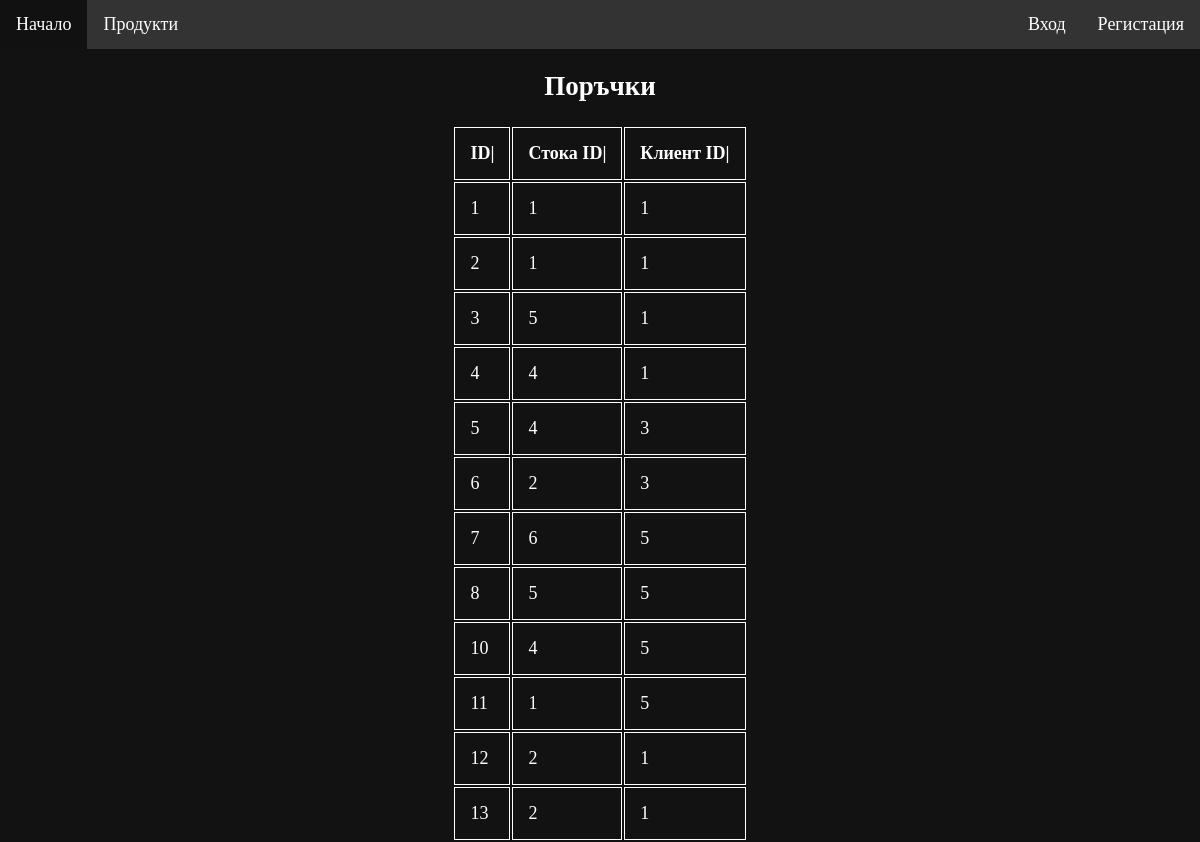
/orders.php, run on the app's committed database.
### tables this page shows
CREATE TABLE `orders` (
  `id` int(11) NOT NULL AUTO_INCREMENT,
  `date` timestamp NOT NULL DEFAULT current_timestamp(),
  `client_id` int(11) NOT NULL,
  `good_id` int(11) NOT NULL,
  PRIMARY KEY (`id`)
);

### orders.php (the view, shortened to what this page needs)
<!DOCTYPE html>
<html lang="en">
<head>
    <link rel="stylesheet" href="site.css" type="text/css" />
</head>
<body>
    <div id="main">
        <?php include "menu.php" ?>
        <div id="content">
            <center>
                <h2>Поръчки</h2>
                <table>
			<tr>
			    <th>ID|</th>
                            <th>Стока ID|</th>
                            <th>Клиент ID|</th>
			</tr>
                        <?php
                        include "db.php";
                        $query = "SELECT *
                        FROM orders";
                        if($result= mysqli_query($link,$query)){
                            while($row = mysqli_fetch_assoc($result)){
                                ?>
                        <tr>
                            <td><?php echo $row['id'];?></td>
                            <td><?php echo $row['good_id'];?></td>
                            <td><?php echo $row['client_id'];?></td>
                        </tr>
                    <?php
                        }
                        }
                        else{
                            ?>
                    <tr>
                        <td colspan='5' align='center'>Няма записи</td>
                    </tr>
                    <?php
			}
                    ?>
                </table>
            </center>
        </div>
    </div>
</body>
</html>

### site.css (style rules this page uses)
body { background-color: #121212; font-size: 18px; margin: 0; padding: 0; color: white; }
th, td { padding: 15px; text-align: centre; border: 1px solid; }

### data on the page
orders: id "1", good "1", client "1"
orders: id "2", good "1", client "1"
orders: id "3", good "5", client "1"
orders: id "4", good "4", client "1"
orders: id "5", good "4", client "3"
orders: id "6", good "2", client "3"
orders: id "7", good "6", client "5"
orders: id "8", good "5", client "5"
orders: id "10", good "4", client "5"
orders: id "11", good "1", client "5"
orders: id "12", good "2", client "1"
orders: id "13", good "2", client "1"
